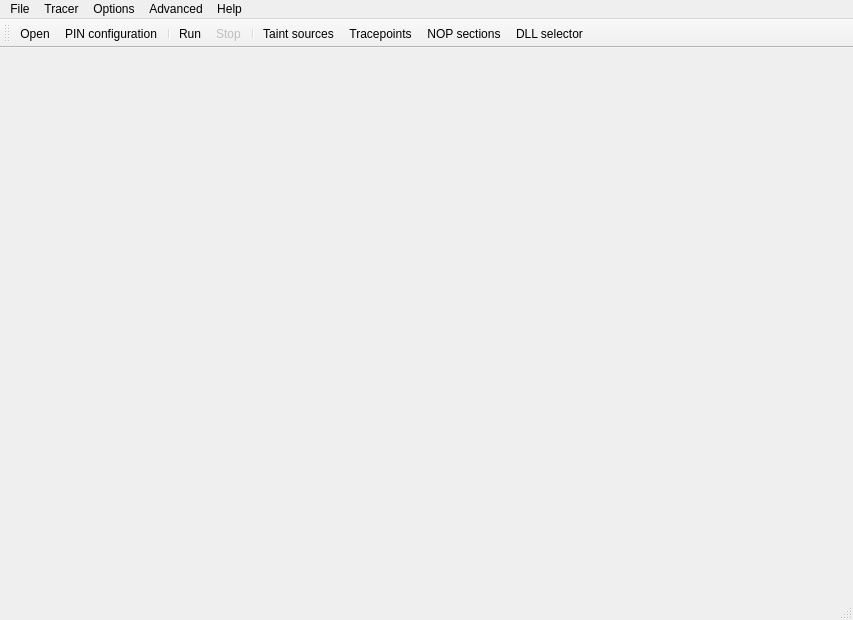
<?xml version="1.0" encoding="UTF-8"?>
<ui version="4.0">
 <class>MainWindow</class>
 <widget class="QMainWindow" name="MainWindow">
  <property name="geometry">
   <rect>
    <x>0</x>
    <y>0</y>
    <width>853</width>
    <height>620</height>
   </rect>
  </property>
  <property name="windowTitle">
   <string>MainWindow</string>
  </property>
  <widget class="QWidget" name="centralWidget">
   <property name="enabled">
    <bool>true</bool>
   </property>
   <property name="sizePolicy">
    <sizepolicy hsizetype="Maximum" vsizetype="Maximum">
     <horstretch>0</horstretch>
     <verstretch>0</verstretch>
    </sizepolicy>
   </property>
  </widget>
  <widget class="QMenuBar" name="menubar">
   <property name="geometry">
    <rect>
     <x>0</x>
     <y>0</y>
     <width>853</width>
     <height>22</height>
    </rect>
   </property>
   <widget class="QMenu" name="menuFile">
    <property name="title">
     <string>File</string>
    </property>
    <addaction name="actionOpen"/>
    <addaction name="actionSelect_configuration"/>
    <addaction name="separator"/>
    <addaction name="actionDll"/>
    <addaction name="separator"/>
    <addaction name="actionExit"/>
   </widget>
   <widget class="QMenu" name="menuAbout">
    <property name="title">
     <string>Help</string>
    </property>
    <addaction name="actionAbout"/>
   </widget>
   <widget class="QMenu" name="menuTracer">
    <property name="title">
     <string>Tracer</string>
    </property>
    <addaction name="actionRun"/>
    <addaction name="actionStop"/>
   </widget>
   <widget class="QMenu" name="menuOptions">
    <property name="title">
     <string>Options</string>
    </property>
    <addaction name="actionTracePoints"/>
    <addaction name="actionTaintSources"/>
   </widget>
   <widget class="QMenu" name="menuAdvanced">
    <property name="title">
     <string>Advanced</string>
    </property>
    <addaction name="actionNOPSections"/>
   </widget>
   <addaction name="menuFile"/>
   <addaction name="menuTracer"/>
   <addaction name="menuOptions"/>
   <addaction name="menuAdvanced"/>
   <addaction name="menuAbout"/>
  </widget>
  <widget class="QStatusBar" name="statusbar"/>
  <widget class="QToolBar" name="toolBar">
   <property name="windowTitle">
    <string>toolBar</string>
   </property>
   <attribute name="toolBarArea">
    <enum>TopToolBarArea</enum>
   </attribute>
   <attribute name="toolBarBreak">
    <bool>false</bool>
   </attribute>
   <addaction name="actionOpen"/>
   <addaction name="actionSelect_configuration"/>
   <addaction name="separator"/>
   <addaction name="actionRun"/>
   <addaction name="actionStop"/>
   <addaction name="separator"/>
   <addaction name="actionTaintSources"/>
   <addaction name="actionTracePoints"/>
   <addaction name="actionNOPSections"/>
   <addaction name="actionDll"/>
  </widget>
  <action name="actionDll">
   <property name="icon">
    <iconset theme="audio-volume-medium" resource="MainToolBarResource.qrc">
     <normaloff>:/res/res/icons8-dll-26.png</normaloff>:/res/res/icons8-dll-26.png</iconset>
   </property>
   <property name="text">
    <string>DLL selector</string>
   </property>
  </action>
  <action name="actionExit">
   <property name="icon">
    <iconset resource="MainToolBarResource.qrc">
     <normaloff>:/res/res/icons8-exit-26.png</normaloff>:/res/res/icons8-exit-26.png</iconset>
   </property>
   <property name="text">
    <string>Exit</string>
   </property>
  </action>
  <action name="actionOpen">
   <property name="icon">
    <iconset resource="MainToolBarResource.qrc">
     <normaloff>:/res/res/icons8-opened-folder-26.png</normaloff>:/res/res/icons8-opened-folder-26.png</iconset>
   </property>
   <property name="text">
    <string>Open</string>
   </property>
  </action>
  <action name="actionSelect_configuration">
   <property name="icon">
    <iconset resource="MainToolBarResource.qrc">
     <normaloff>:/res/res/icons8-log-26.png</normaloff>:/res/res/icons8-log-26.png</iconset>
   </property>
   <property name="text">
    <string>PIN configuration</string>
   </property>
   <property name="toolTip">
    <string>PIN configuration</string>
   </property>
  </action>
  <action name="actionRun">
   <property name="icon">
    <iconset resource="MainToolBarResource.qrc">
     <normaloff>:/res/res/icons8-start-26.png</normaloff>:/res/res/icons8-start-26.png</iconset>
   </property>
   <property name="text">
    <string>Run</string>
   </property>
  </action>
  <action name="actionStop">
   <property name="enabled">
    <bool>false</bool>
   </property>
   <property name="icon">
    <iconset resource="MainToolBarResource.qrc">
     <normaloff>:/res/res/icons8-stop-26.png</normaloff>:/res/res/icons8-stop-26.png</iconset>
   </property>
   <property name="text">
    <string>Stop</string>
   </property>
  </action>
  <action name="actionTracePoints">
   <property name="icon">
    <iconset resource="MainToolBarResource.qrc">
     <normaloff>:/res/res/icons8-flag-filled-26.png</normaloff>:/res/res/icons8-flag-filled-26.png</iconset>
   </property>
   <property name="text">
    <string>Tracepoints</string>
   </property>
  </action>
  <action name="actionTaintSources">
   <property name="icon">
    <iconset resource="MainToolBarResource.qrc">
     <normaloff>:/res/res/icons8-select-26.png</normaloff>:/res/res/icons8-select-26.png</iconset>
   </property>
   <property name="text">
    <string>Taint sources</string>
   </property>
  </action>
  <action name="actionNOPSections">
   <property name="icon">
    <iconset resource="MainToolBarResource.qrc">
     <normaloff>:/res/res/icons8-knight-26.png</normaloff>:/res/res/icons8-knight-26.png</iconset>
   </property>
   <property name="text">
    <string>NOP sections</string>
   </property>
  </action>
  <action name="actionAbout">
   <property name="icon">
    <iconset resource="MainToolBarResource.qrc">
     <normaloff>:/res/res/appicon.png</normaloff>:/res/res/appicon.png</iconset>
   </property>
   <property name="text">
    <string>About</string>
   </property>
  </action>
 </widget>
 <resources>
  <include location="MainToolBarResource.qrc"/>
 </resources>
 <connections/>
</ui>
